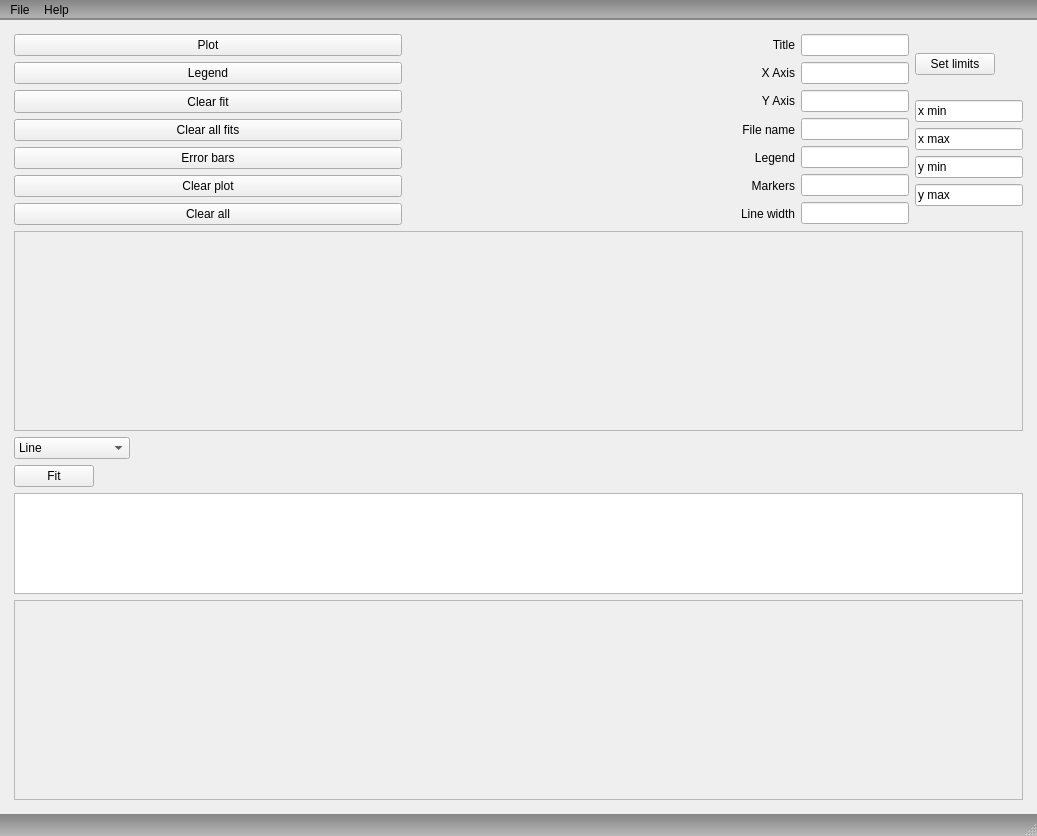
<?xml version="1.0" encoding="UTF-8"?>
<ui version="4.0">
 <class>MainWindow</class>
 <widget class="QMainWindow" name="MainWindow">
  <property name="geometry">
   <rect>
    <x>0</x>
    <y>0</y>
    <width>1037</width>
    <height>836</height>
   </rect>
  </property>
  <property name="windowTitle">
   <string>Plotting GUI</string>
  </property>
  <property name="styleSheet">
   <string notr="true">QToolTip{
  color:#ffffff;
  background-color:palette(base);
  border:1px solid palette(highlight);
  border-radius:4px;
}
QStatusBar{
  background-color:qlineargradient(x1:0,y1:0,x2:0,y2:1,stop:0 rgba(25,25,25,127),stop:1 rgba(53,53,53,75));
  color:palette(mid);
}
QMenuBar{
  background-color:qlineargradient(x1:0,y1:0,x2:0,y2:1,stop:0 rgba(25,25,25,127),stop:1 rgba(53,53,53,75));
  border-bottom:2px solid rgba(25,25,25,75);
}
QMenuBar::item{
  spacing:2px;
  padding:3px 4px;
  background:transparent;
}
QMenuBar::item:selected{
  background-color:qlineargradient(x1:0,y1:0,x2:0,y2:1,stop:0 rgba(106,106,106,255),stop:1 rgba(106,106,106,75));
  border-left:1px solid rgba(106,106,106,127);
  border-right:1px solid rgba(106,106,106,127);
}
QMenuBar::item:pressed{
  background-color:palette(highlight);
  border-left:1px solid rgba(25,25,25,127);
  border-right:1px solid rgba(25,25,25,127);
}
QMenu{
  background-color:palette(window);
  border:1px solid palette(shadow);
}
QMenu::item{
  padding:3px 25px 3px 25px;
  border:1px solid transparent;
}
QMenu::item:disabled{
  background-color:rgba(35,35,35,127);
  color:palette(disabled);
}
QMenu::item:selected{
  border-color:rgba(147,191,236,127);
  background:palette(highlight);
}
QMenu::icon:checked{
  background-color:qlineargradient(x1:0,y1:1,x2:0,y2:0,stop:0 rgba(25,25,25,127),stop:1 rgba(53,53,53,75));
  border:1px solid palette(highlight);
  border-radius:2px;
}
QMenu::separator{
  height:1px;
  background:palette(alternate-base);
  margin-left:5px;
  margin-right:5px;
}
QMenu::indicator{
  width:18px;
  height:18px;
}
QMenu::indicator:non-exclusive:checked{
  image:url(:/darkstyle/icon_checkbox_checked.png);
  padding-left:2px;
}
QMenu::indicator:non-exclusive:unchecked{
  image:url(:/darkstyle/icon_checkbox_unchecked.png);
  padding-left:2px;
}
QMenu::indicator:exclusive:checked{
  image:url(:/darkstyle/icon_radiobutton_checked.png);
  padding-left:2px;
}
QMenu::indicator:exclusive:unchecked{
  image:url(:/darkstyle/icon_radiobutton_unchecked.png);
  padding-left:2px;
}
QToolBar::top{
  background-color:qlineargradient(x1:0,y1:0,x2:0,y2:1,stop:0 rgba(25,25,25,127),stop:1 rgba(53,53,53,75));
  border-bottom:3px solid qlineargradient(x1:0,y1:0,x2:0,y2:1,stop:0 rgba(25,25,25,127),stop:1 rgba(53,53,53,75));
}
QToolBar::bottom{
  background-color:qlineargradient(x1:0,y1:1,x2:0,y2:0,stop:0 rgba(25,25,25,127),stop:1 rgba(53,53,53,75));
  border-top:3px solid qlineargradient(x1:0,y1:1,x2:0,y2:0,stop:0 rgba(25,25,25,127),stop:1 rgba(53,53,53,75));
}
QToolBar::left{
  background-color:qlineargradient(x1:0,y1:0,x2:1,y2:0,stop:0 rgba(25,25,25,127),stop:1 rgba(53,53,53,75));
  border-right:3px solid qlineargradient(x1:0,y1:0,x2:1,y2:0,stop:0 rgba(25,25,25,127),stop:1 rgba(53,53,53,75));
}
QToolBar::right{
  background-color:qlineargradient(x1:1,y1:0,x2:0,y2:0,stop:0 rgba(25,25,25,127),stop:1 rgba(53,53,53,75));
  border-left:3px solid qlineargradient(x1:1,y1:0,x2:0,y2:0,stop:0 rgba(25,25,25,127),stop:1 rgba(53,53,53,75));
}
QMainWindow::separator{
  width:6px;
  height:5px;
  padding:2px;
}
QSplitter::handle:horizontal{
  width:10px;
}
QSplitter::handle:vertical{
  height:10px;
}
QMainWindow::separator:hover,QSplitter::handle:hover{
  background:palette(highlight);
}
QDockWidget::title{
  padding:4px;
  background-color:qlineargradient(x1:0,y1:1,x2:0,y2:0,stop:0 rgba(25,25,25,127),stop:1 rgba(53,53,53,75));
  border:1px solid rgba(25,25,25,75);
  border-bottom:2px solid rgba(25,25,25,75);
}
QDockWidget{
  titlebar-close-icon:url(:/darkstyle/icon_close.png);
  titlebar-normal-icon:url(:/darkstyle/icon_restore.png);
}
QDockWidget::close-button,QDockWidget::float-button{
  subcontrol-position:top right;
  subcontrol-origin:margin;
  position:absolute;
  top:3px;
  bottom:0px;
  width:20px;
  height:20px;
}
QDockWidget::close-button{
  right:3px;
}
QDockWidget::float-button{
  right:25px;
}
QGroupBox{
  background-color:rgba(66,66,66,50%);
  margin-top:27px;
  border:1px solid rgba(25,25,25,127);
  border-top-left-radius:4px;
  border-top-right-radius:4px;
}
QGroupBox::title{
  subcontrol-origin:margin;
  subcontrol-position:left top;
  padding:4px 6px;
  margin-left:3px;
  background-color:qlineargradient(x1:0,y1:1,x2:0,y2:0,stop:0 rgba(25,25,25,127),stop:1 rgba(53,53,53,75));
  border:1px solid rgba(25,25,25,75);
  border-top-left-radius:4px;
  border-top-right-radius:4px;
}
QTabWidget::pane{
  background-color:rgba(66,66,66,50%);
  border-top:1px solid rgba(25,25,25,50%);
}
QTabWidget::tab-bar{
  left:3px;
  top:1px;
}
QTabBar{
  background-color:transparent;
  qproperty-drawBase:0;
  border-bottom:1px solid rgba(25,25,25,50%);
}
QTabBar::tab{
  padding:4px 6px;
  background-color:qlineargradient(x1:0,y1:1,x2:0,y2:0,stop:0 rgba(25,25,25,127),stop:1 rgba(53,53,53,75));
  border:1px solid rgba(25,25,25,75);
  border-top-left-radius:4px;
  border-top-right-radius:4px;
}
QTabBar::tab:selected,QTabBar::tab:hover{
  background-color:qlineargradient(x1:0,y1:0,x2:0,y2:1,stop:0 rgba(53,53,53,127),stop:1 rgba(66,66,66,50%));
  border-bottom-color:rgba(66,66,66,75%);
}
QTabBar::tab:selected{
  border-bottom-color:rgba(66,66,66,75%);
}
QTabBar::tab:!selected{
  margin-top:2px;
}
QCheckBox::indicator{
  width:18px;
  height:18px;
}
QCheckBox::indicator:checked,QTreeView::indicator:checked,QTableView::indicator:checked,QGroupBox::indicator:checked{
  image:url(:/darkstyle/icon_checkbox_checked.png);
}
QCheckBox::indicator:checked:pressed,QTreeView::indicator:checked:pressed,QTableView::indicator:checked:pressed,QGroupBox::indicator:checked:pressed{
  image:url(:/darkstyle/icon_checkbox_checked_pressed.png);
}
QCheckBox::indicator:checked:disabled,QTreeView::indicator:checked:disabled,QTableView::indicator:checked:disabled,QGroupBox::indicator:checked:disabled{
  image:url(:/darkstyle/icon_checkbox_checked_disabled.png);
}
QCheckBox::indicator:unchecked,QTreeView::indicator:unchecked,QTableView::indicator:unchecked,QGroupBox::indicator:unchecked{
  image:url(:/darkstyle/icon_checkbox_unchecked.png);
}
QCheckBox::indicator:unchecked:pressed,QTreeView::indicator:unchecked:pressed,QTableView::indicator:unchecked:pressed,QGroupBox::indicator:unchecked:pressed{
  image:url(:/darkstyle/icon_checkbox_unchecked_pressed.png);
}
QCheckBox::indicator:unchecked:disabled,QTreeView::indicator:unchecked:disabled,QTableView::indicator:unchecked:disabled,QGroupBox::indicator:unchecked:disabled{
  image:url(:/darkstyle/icon_checkbox_unchecked_disabled.png);
}
QCheckBox::indicator:indeterminate,QTreeView::indicator:indeterminate,QTableView::indicator:indeterminate,QGroupBox::indicator:indeterminate{
  image:url(:/darkstyle/icon_checkbox_indeterminate.png);
}
QCheckBox::indicator:indeterminate:pressed,QTreeView::indicator:indeterminate:pressed,QTableView::indicator:indeterminate:pressed,QGroupBox::indicator:indeterminate:pressed{
  image:url(:/darkstyle/icon_checkbox_indeterminate_pressed.png);
}
QCheckBox::indicator:indeterminate:disabled,QTreeView::indicator:indeterminate:disabled,QTableView::indicator:indeterminate:disabled,QGroupBox::indicator:indeterminate:disabled{
  image:url(:/darkstyle/icon_checkbox_indeterminate_disabled.png);
}
QRadioButton::indicator{
  width:18px;
  height:18px;
}
QRadioButton::indicator:checked{
  image:url(:/darkstyle/icon_radiobutton_checked.png);
}
QRadioButton::indicator:checked:pressed{
  image:url(:/darkstyle/icon_radiobutton_checked_pressed.png);
}
QRadioButton::indicator:checked:disabled{
  image:url(:/darkstyle/icon_radiobutton_checked_disabled.png);
}
QRadioButton::indicator:unchecked{
  image:url(:/darkstyle/icon_radiobutton_unchecked.png);
}
QRadioButton::indicator:unchecked:pressed{
  image:url(:/darkstyle/icon_radiobutton_unchecked_pressed.png);
}
QRadioButton::indicator:unchecked:disabled{
  image:url(:/darkstyle/icon_radiobutton_unchecked_disabled.png);
}
QTreeView, QTableView{
  alternate-background-color:palette(window);
  background:palette(base);
}
QTreeView QHeaderView::section, QTableView QHeaderView::section{
  /*height:24px;*/
  background-color:qlineargradient(x1:0,y1:1,x2:0,y2:0,stop:0 rgba(25,25,25,127),stop:1 rgba(53,53,53,75));
  border-style:none;
  border-bottom:1px solid palette(dark);
  padding-left:5px;
  padding-right:5px;
}
QTreeView::item:selected:disabled, QTableView::item:selected:disabled{
  background:rgb(80,80,80);
}
QTreeView::branch{
  background-color:palette(base);
}
QTreeView::branch:has-siblings:!adjoins-item{
  border-image:url(:/darkstyle/icon_vline.png) 0;
}
QTreeView::branch:has-siblings:adjoins-item{
  border-image:url(:/darkstyle/icon_branch_more.png) 0;
}
QTreeView::branch:!has-children:!has-siblings:adjoins-item{
  border-image:url(:/darkstyle/icon_branch_end.png) 0;
}
QTreeView::branch:has-children:!has-siblings:closed,
QTreeView::branch:closed:has-children:has-siblings{
  border-image:none;
  image:url(:/darkstyle/icon_branch_closed.png);
}
QTreeView::branch:open:has-children:!has-siblings,
QTreeView::branch:open:has-children:has-siblings{
  border-image:none;
  image:url(:/darkstyle/icon_branch_open.png);
}
QScrollBar:vertical{
  background:palette(base);
  border-top-right-radius:2px;
  border-bottom-right-radius:2px;
  width:16px;
  margin:0px;
}
QScrollBar::handle:vertical{
  background-color:palette(alternate-base);
  border-radius:2px;
  min-height:20px;
  margin:2px 4px 2px 4px;
}
QScrollBar::handle:vertical:hover{
  background-color:palette(highlight);
}
QScrollBar::add-line:vertical{
  background:none;
  height:0px;
  subcontrol-position:right;
  subcontrol-origin:margin;
}
QScrollBar::sub-line:vertical{
  background:none;
  height:0px;
  subcontrol-position:left;
  subcontrol-origin:margin;
}
QScrollBar:horizontal{
  background:palette(base);
  height:16px;
  margin:0px;
}
QScrollBar::handle:horizontal{
  background-color:palette(alternate-base);
  border-radius:2px;
  min-width:20px;
  margin:4px 2px 4px 2px;
}
QScrollBar::handle:horizontal:hover{
  background-color:palette(highlight);
}
QScrollBar::add-line:horizontal{
  background:none;
  width:0px;
  subcontrol-position:bottom;
  subcontrol-origin:margin;
}
QScrollBar::sub-line:horizontal{
  background:none;
  width:0px;
  subcontrol-position:top;
  subcontrol-origin:margin;
}
QSlider::handle:horizontal{
  border-radius:4px;
  border:1px solid rgba(25,25,25,255);
  background-color:palette(alternate-base);
  min-height:20px;
  margin:0 -4px;
}
QSlider::handle:horizontal:hover{
  background:palette(highlight);
}
QSlider::add-page:horizontal{
  background:palette(base);
}
QSlider::sub-page:horizontal{
  background:palette(highlight);
}
QSlider::sub-page:horizontal:disabled{
  background:rgb(80,80,80);
}</string>
  </property>
  <widget class="QWidget" name="centralwidget">
   <layout class="QGridLayout" name="gridLayout_3">
    <item row="1" column="1">
     <layout class="QGridLayout" name="gridLayout_2">
      <item row="0" column="0">
       <layout class="QVBoxLayout" name="verticalLayout_8">
        <item>
         <layout class="QHBoxLayout" name="horizontalLayout">
          <item>
           <layout class="QVBoxLayout" name="verticalLayout">
            <item>
             <widget class="QPushButton" name="plotButton">
              <property name="styleSheet">
               <string notr="true"/>
              </property>
              <property name="text">
               <string>Plot</string>
              </property>
             </widget>
            </item>
            <item>
             <widget class="QPushButton" name="setLabelsButton">
              <property name="text">
               <string>Legend</string>
              </property>
             </widget>
            </item>
            <item>
             <widget class="QPushButton" name="clearButton">
              <property name="minimumSize">
               <size>
                <width>75</width>
                <height>23</height>
               </size>
              </property>
              <property name="text">
               <string>Clear fit</string>
              </property>
             </widget>
            </item>
            <item>
             <widget class="QPushButton" name="clearallButton">
              <property name="text">
               <string>Clear all fits</string>
              </property>
             </widget>
            </item>
            <item>
             <widget class="QPushButton" name="errorBarButton">
              <property name="text">
               <string>Error bars</string>
              </property>
             </widget>
            </item>
            <item>
             <widget class="QPushButton" name="clearplotButton">
              <property name="text">
               <string>Clear plot</string>
              </property>
             </widget>
            </item>
            <item>
             <widget class="QPushButton" name="clearallplotsButton">
              <property name="text">
               <string>Clear all</string>
              </property>
             </widget>
            </item>
           </layout>
          </item>
          <item>
           <layout class="QVBoxLayout" name="verticalLayout_3">
            <item>
             <widget class="QLabel" name="label_2">
              <property name="text">
               <string>Title</string>
              </property>
              <property name="alignment">
               <set>Qt::AlignRight|Qt::AlignTrailing|Qt::AlignVCenter</set>
              </property>
             </widget>
            </item>
            <item>
             <widget class="QLabel" name="label_3">
              <property name="text">
               <string>X Axis</string>
              </property>
              <property name="alignment">
               <set>Qt::AlignRight|Qt::AlignTrailing|Qt::AlignVCenter</set>
              </property>
             </widget>
            </item>
            <item>
             <widget class="QLabel" name="label_4">
              <property name="text">
               <string>Y Axis</string>
              </property>
              <property name="alignment">
               <set>Qt::AlignRight|Qt::AlignTrailing|Qt::AlignVCenter</set>
              </property>
             </widget>
            </item>
            <item>
             <widget class="QLabel" name="label_5">
              <property name="text">
               <string>File name</string>
              </property>
              <property name="alignment">
               <set>Qt::AlignRight|Qt::AlignTrailing|Qt::AlignVCenter</set>
              </property>
             </widget>
            </item>
            <item>
             <widget class="QLabel" name="label_6">
              <property name="text">
               <string>Legend</string>
              </property>
              <property name="alignment">
               <set>Qt::AlignRight|Qt::AlignTrailing|Qt::AlignVCenter</set>
              </property>
             </widget>
            </item>
            <item>
             <widget class="QLabel" name="label">
              <property name="text">
               <string>Markers</string>
              </property>
              <property name="alignment">
               <set>Qt::AlignRight|Qt::AlignTrailing|Qt::AlignVCenter</set>
              </property>
             </widget>
            </item>
            <item>
             <widget class="QLabel" name="label_7">
              <property name="text">
               <string>Line width</string>
              </property>
              <property name="alignment">
               <set>Qt::AlignRight|Qt::AlignTrailing|Qt::AlignVCenter</set>
              </property>
             </widget>
            </item>
           </layout>
          </item>
          <item>
           <layout class="QVBoxLayout" name="verticalLayout_2">
            <item>
             <widget class="QLineEdit" name="titleLineEdit">
              <property name="sizePolicy">
               <sizepolicy hsizetype="Fixed" vsizetype="Fixed">
                <horstretch>0</horstretch>
                <verstretch>0</verstretch>
               </sizepolicy>
              </property>
              <property name="text">
               <string/>
              </property>
             </widget>
            </item>
            <item>
             <widget class="QLineEdit" name="xLabelLineEdit">
              <property name="sizePolicy">
               <sizepolicy hsizetype="Fixed" vsizetype="Fixed">
                <horstretch>0</horstretch>
                <verstretch>0</verstretch>
               </sizepolicy>
              </property>
              <property name="text">
               <string/>
              </property>
             </widget>
            </item>
            <item>
             <widget class="QLineEdit" name="yLabelLineEdit">
              <property name="sizePolicy">
               <sizepolicy hsizetype="Fixed" vsizetype="Fixed">
                <horstretch>0</horstretch>
                <verstretch>0</verstretch>
               </sizepolicy>
              </property>
              <property name="text">
               <string/>
              </property>
             </widget>
            </item>
            <item>
             <widget class="QLineEdit" name="fileNameLineEdit">
              <property name="sizePolicy">
               <sizepolicy hsizetype="Fixed" vsizetype="Fixed">
                <horstretch>0</horstretch>
                <verstretch>0</verstretch>
               </sizepolicy>
              </property>
              <property name="text">
               <string/>
              </property>
             </widget>
            </item>
            <item>
             <widget class="QLineEdit" name="labelsLineEdit">
              <property name="sizePolicy">
               <sizepolicy hsizetype="Fixed" vsizetype="Fixed">
                <horstretch>0</horstretch>
                <verstretch>0</verstretch>
               </sizepolicy>
              </property>
              <property name="text">
               <string/>
              </property>
             </widget>
            </item>
            <item>
             <widget class="QLineEdit" name="markersLineEdit">
              <property name="sizePolicy">
               <sizepolicy hsizetype="Fixed" vsizetype="Fixed">
                <horstretch>0</horstretch>
                <verstretch>0</verstretch>
               </sizepolicy>
              </property>
              <property name="text">
               <string/>
              </property>
             </widget>
            </item>
            <item>
             <widget class="QLineEdit" name="linewidthText">
              <property name="sizePolicy">
               <sizepolicy hsizetype="Fixed" vsizetype="Fixed">
                <horstretch>0</horstretch>
                <verstretch>0</verstretch>
               </sizepolicy>
              </property>
             </widget>
            </item>
           </layout>
          </item>
          <item>
           <layout class="QVBoxLayout" name="verticalLayout_6">
            <item>
             <widget class="QPushButton" name="setLimitsButton">
              <property name="sizePolicy">
               <sizepolicy hsizetype="Fixed" vsizetype="Fixed">
                <horstretch>0</horstretch>
                <verstretch>0</verstretch>
               </sizepolicy>
              </property>
              <property name="text">
               <string>Set limits</string>
              </property>
             </widget>
            </item>
            <item>
             <layout class="QVBoxLayout" name="verticalLayout_4">
              <item>
               <widget class="QLineEdit" name="xminLineEdit">
                <property name="sizePolicy">
                 <sizepolicy hsizetype="Fixed" vsizetype="Fixed">
                  <horstretch>0</horstretch>
                  <verstretch>0</verstretch>
                 </sizepolicy>
                </property>
                <property name="text">
                 <string>x min</string>
                </property>
               </widget>
              </item>
              <item>
               <widget class="QLineEdit" name="xmaxLineEdit">
                <property name="sizePolicy">
                 <sizepolicy hsizetype="Fixed" vsizetype="Fixed">
                  <horstretch>0</horstretch>
                  <verstretch>0</verstretch>
                 </sizepolicy>
                </property>
                <property name="text">
                 <string>x max</string>
                </property>
               </widget>
              </item>
              <item>
               <widget class="QLineEdit" name="yminLineEdit">
                <property name="sizePolicy">
                 <sizepolicy hsizetype="Fixed" vsizetype="Fixed">
                  <horstretch>0</horstretch>
                  <verstretch>0</verstretch>
                 </sizepolicy>
                </property>
                <property name="text">
                 <string>y min</string>
                </property>
               </widget>
              </item>
              <item>
               <widget class="QLineEdit" name="ymaxLineEdit">
                <property name="sizePolicy">
                 <sizepolicy hsizetype="Fixed" vsizetype="Fixed">
                  <horstretch>0</horstretch>
                  <verstretch>0</verstretch>
                 </sizepolicy>
                </property>
                <property name="text">
                 <string>y max</string>
                </property>
               </widget>
              </item>
             </layout>
            </item>
           </layout>
          </item>
         </layout>
        </item>
        <item>
         <layout class="QVBoxLayout" name="verticalLayout_5">
          <item>
           <widget class="QScrollArea" name="scrollArea">
            <property name="sizePolicy">
             <sizepolicy hsizetype="Preferred" vsizetype="Preferred">
              <horstretch>0</horstretch>
              <verstretch>0</verstretch>
             </sizepolicy>
            </property>
            <property name="minimumSize">
             <size>
              <width>0</width>
              <height>200</height>
             </size>
            </property>
            <property name="widgetResizable">
             <bool>true</bool>
            </property>
            <widget class="QWidget" name="scrollAreaWidgetContents">
             <property name="geometry">
              <rect>
               <x>0</x>
               <y>0</y>
               <width>489</width>
               <height>198</height>
              </rect>
             </property>
             <widget class="QWidget" name="gridLayoutWidget">
              <property name="geometry">
               <rect>
                <x>0</x>
                <y>20</y>
                <width>501</width>
                <height>203</height>
               </rect>
              </property>
              <layout class="QGridLayout" name="gridLayout"/>
             </widget>
            </widget>
           </widget>
          </item>
          <item>
           <widget class="QComboBox" name="comboBox">
            <property name="sizePolicy">
             <sizepolicy hsizetype="Fixed" vsizetype="Fixed">
              <horstretch>0</horstretch>
              <verstretch>0</verstretch>
             </sizepolicy>
            </property>
            <item>
             <property name="text">
              <string>Line</string>
             </property>
            </item>
            <item>
             <property name="text">
              <string>Gauss</string>
             </property>
            </item>
            <item>
             <property name="text">
              <string>Polynominal (2)</string>
             </property>
            </item>
            <item>
             <property name="text">
              <string>Polynominal (3)</string>
             </property>
            </item>
           </widget>
          </item>
          <item>
           <widget class="QPushButton" name="fitButton">
            <property name="sizePolicy">
             <sizepolicy hsizetype="Fixed" vsizetype="Fixed">
              <horstretch>0</horstretch>
              <verstretch>0</verstretch>
             </sizepolicy>
            </property>
            <property name="text">
             <string>Fit</string>
            </property>
           </widget>
          </item>
          <item>
           <widget class="QTextBrowser" name="textBrowser">
            <property name="enabled">
             <bool>true</bool>
            </property>
            <property name="sizePolicy">
             <sizepolicy hsizetype="Preferred" vsizetype="Preferred">
              <horstretch>0</horstretch>
              <verstretch>0</verstretch>
             </sizepolicy>
            </property>
           </widget>
          </item>
          <item>
           <widget class="QScrollArea" name="scrollArea_files">
            <property name="sizePolicy">
             <sizepolicy hsizetype="Preferred" vsizetype="Preferred">
              <horstretch>0</horstretch>
              <verstretch>0</verstretch>
             </sizepolicy>
            </property>
            <property name="minimumSize">
             <size>
              <width>360</width>
              <height>200</height>
             </size>
            </property>
            <property name="widgetResizable">
             <bool>true</bool>
            </property>
            <widget class="QWidget" name="scrollAreaWidgetContents_2">
             <property name="geometry">
              <rect>
               <x>0</x>
               <y>0</y>
               <width>489</width>
               <height>198</height>
              </rect>
             </property>
             <widget class="QWidget" name="gridLayoutWidget_2">
              <property name="geometry">
               <rect>
                <x>0</x>
                <y>0</y>
                <width>501</width>
                <height>201</height>
               </rect>
              </property>
              <layout class="QGridLayout" name="gridLayout_files"/>
             </widget>
            </widget>
           </widget>
          </item>
         </layout>
        </item>
       </layout>
      </item>
      <item row="0" column="1">
       <layout class="QVBoxLayout" name="verticalLayout_7"/>
      </item>
     </layout>
    </item>
    <item row="1" column="0">
     <spacer name="horizontalSpacer_2">
      <property name="orientation">
       <enum>Qt::Horizontal</enum>
      </property>
      <property name="sizeType">
       <enum>QSizePolicy::Fixed</enum>
      </property>
      <property name="sizeHint" stdset="0">
       <size>
        <width>5</width>
        <height>20</height>
       </size>
      </property>
     </spacer>
    </item>
    <item row="1" column="2">
     <spacer name="horizontalSpacer">
      <property name="orientation">
       <enum>Qt::Horizontal</enum>
      </property>
      <property name="sizeType">
       <enum>QSizePolicy::Fixed</enum>
      </property>
      <property name="sizeHint" stdset="0">
       <size>
        <width>5</width>
        <height>20</height>
       </size>
      </property>
     </spacer>
    </item>
    <item row="0" column="1">
     <spacer name="verticalSpacer">
      <property name="orientation">
       <enum>Qt::Vertical</enum>
      </property>
      <property name="sizeType">
       <enum>QSizePolicy::Fixed</enum>
      </property>
      <property name="sizeHint" stdset="0">
       <size>
        <width>20</width>
        <height>5</height>
       </size>
      </property>
     </spacer>
    </item>
    <item row="2" column="1">
     <spacer name="verticalSpacer_2">
      <property name="orientation">
       <enum>Qt::Vertical</enum>
      </property>
      <property name="sizeType">
       <enum>QSizePolicy::Fixed</enum>
      </property>
      <property name="sizeHint" stdset="0">
       <size>
        <width>20</width>
        <height>5</height>
       </size>
      </property>
     </spacer>
    </item>
   </layout>
   <zorder></zorder>
   <zorder>horizontalSpacer</zorder>
   <zorder>horizontalSpacer_2</zorder>
   <zorder>verticalSpacer</zorder>
   <zorder>verticalSpacer_2</zorder>
  </widget>
  <widget class="QStatusBar" name="statusbar"/>
  <widget class="QMenuBar" name="menuBar">
   <property name="geometry">
    <rect>
     <x>0</x>
     <y>0</y>
     <width>1037</width>
     <height>22</height>
    </rect>
   </property>
   <widget class="QMenu" name="menuFile">
    <property name="title">
     <string>File</string>
    </property>
    <addaction name="actionLoad_File"/>
    <addaction name="actionSave_Plot"/>
   </widget>
   <widget class="QMenu" name="menuHelp">
    <property name="title">
     <string>Help</string>
    </property>
    <addaction name="actionReadme"/>
    <addaction name="actionInfo"/>
   </widget>
   <addaction name="menuFile"/>
   <addaction name="menuHelp"/>
  </widget>
  <action name="actionLoad_File">
   <property name="text">
    <string>Load File</string>
   </property>
  </action>
  <action name="actionSave_Plot">
   <property name="text">
    <string>Save Plot</string>
   </property>
  </action>
  <action name="actionReadme">
   <property name="text">
    <string>Readme</string>
   </property>
  </action>
  <action name="actionInfo">
   <property name="text">
    <string>Info</string>
   </property>
  </action>
 </widget>
 <resources/>
 <connections/>
</ui>
